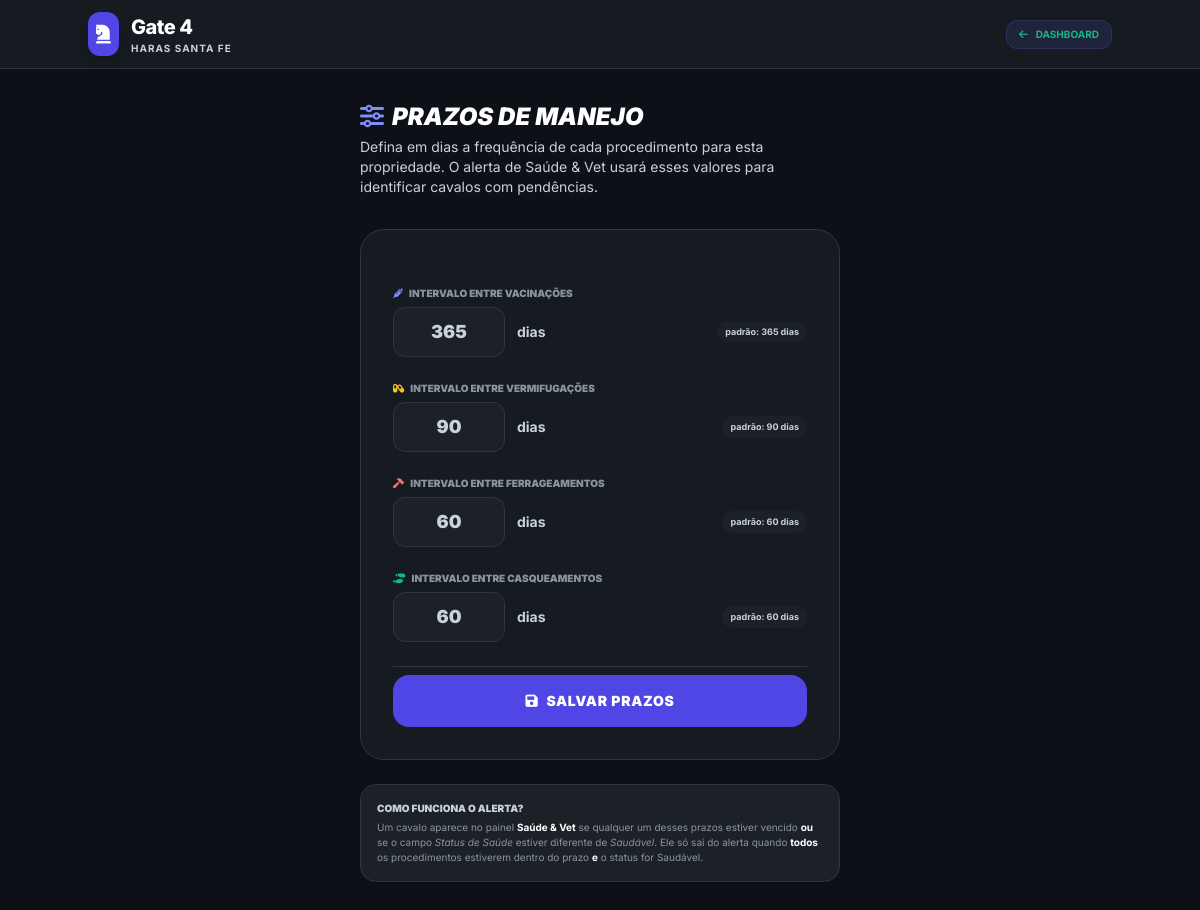
/config-prazos-manejo/ (signed in), run on an earlier commit of the app's database.
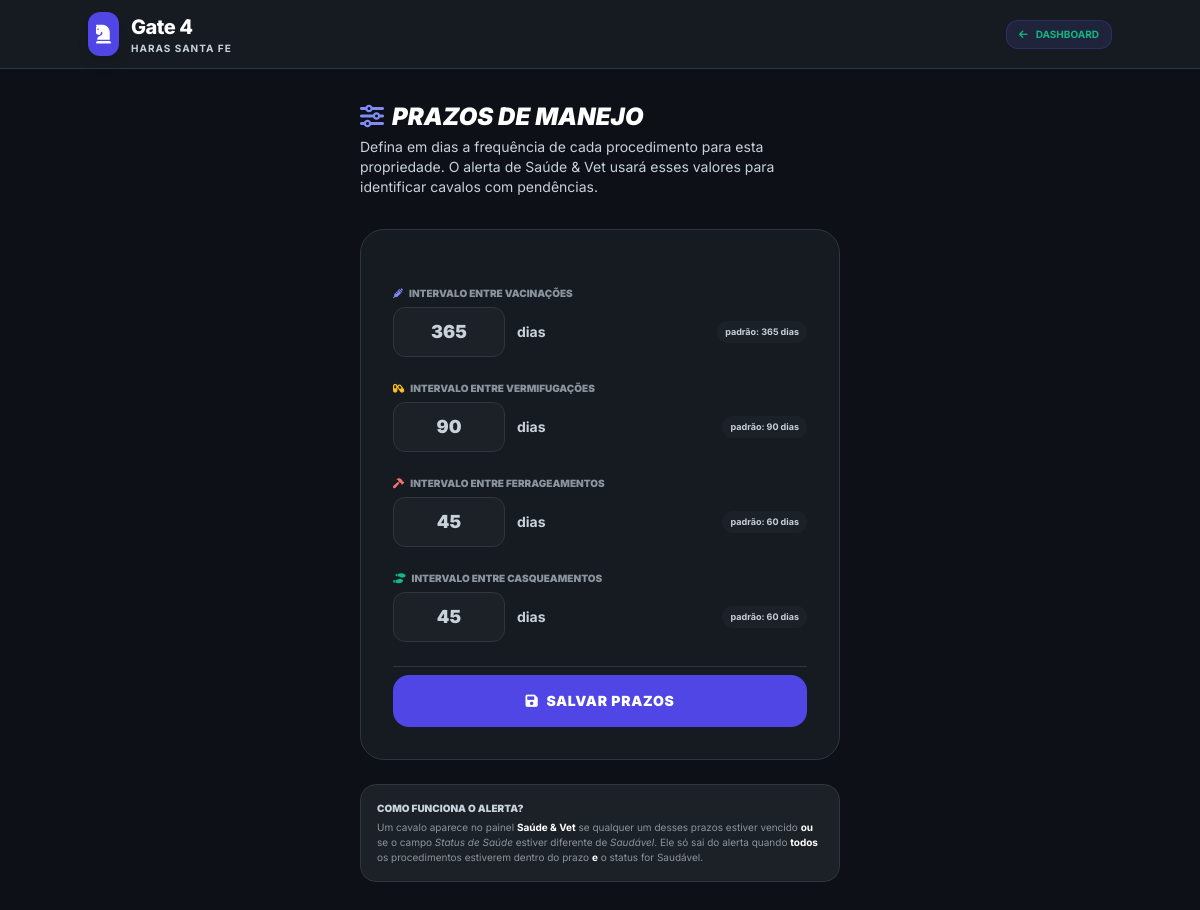
And on a later commit of the database.
### gateagora/models.py (models this page shows, shortened)
class ConfigPrazoManejo(models.Model):
    empresa             = models.OneToOneField(Empresa, on_delete=models.CASCADE, related_name='config_prazo_manejo')
    prazo_vacina        = models.PositiveIntegerField(default=365, help_text="Dias entre vacinações")
    prazo_vermifugo     = models.PositiveIntegerField(default=90,  help_text="Dias entre vermifugações")
    prazo_ferrageamento = models.PositiveIntegerField(default=60,  help_text="Dias entre ferrageamentos")
    prazo_casqueamento  = models.PositiveIntegerField(default=60,  help_text="Dias entre casqueamentos")
    class Meta:
        verbose_name        = "Configuração de Prazos de Manejo"
        verbose_name_plural = "Configurações de Prazos de Manejo"

### gateagora/views.py (the view, shortened to what this page needs)
# urls.py: path('config-prazos-manejo/',  views.config_prazos_manejo,  name='config_prazos_manejo'),
@login_required
def config_prazos_manejo(request):
    from .models import ConfigPrazoManejo
    empresa = request.empresa
    if not empresa and not request.user.is_superuser:
        return redirect('/admin/')
    cfg, _ = ConfigPrazoManejo.objects.get_or_create(empresa=request.empresa)
    context = {
        "brand_name": BRAND_NAME,
        "empresa":    empresa,
        "cfg":        cfg,
    }
    return render(request, "gateagora/config_prazos_manejo.html", context)

### gateagora/templates/gateagora/config_prazos_manejo.html (shortened to what the changed rows need)
{% load static %}
<!DOCTYPE html>
<html lang="pt-br">
<head>
  <script src="https://cdn.tailwindcss.com"></script>
  <link rel="stylesheet" href="https://cdnjs.cloudflare.com/ajax/libs/font-awesome/6.0.0/css/all.min.css"/>
  <link rel="stylesheet" href="{% static 'css/themes.css' %}">
</head>
<body>
<nav class="glass sticky top-0 z-50 px-6 py-3">
  <div class="container mx-auto flex justify-between items-center">
    <a href="{% url 'dashboard' %}" class="flex items-center gap-3 group">
      <div>
        <h1 class="text-xl font-extrabold tracking-tight" style="color:var(--text-strong)">Gate 4</h1>
      </div>
    </a>
  </div>
</nav>
<div class="container mx-auto px-4 py-8 max-w-lg">
  <div class="mb-8">
    <h2 class="text-2xl font-black uppercase italic" style="color:var(--text-strong)">
      <i class="fa-solid fa-sliders mr-2" style="color:var(--indigo-text)"></i>Prazos de Manejo
    </h2>
  </div>
  <form method="post" class="card p-8 space-y-6">
    {% with campos=forloop %}
    <div>
      <div class="flex items-center gap-3">
        <input type="number" name="prazo_vacina" value="{{ cfg.prazo_vacina }}" min="1" max="730" required
          class="w-28 rounded-xl px-3 py-2.5 text-lg font-black text-center"
          style="background-color:var(--card-alt);color:var(--text-main);border:1px solid var(--border);">
        <span class="text-sm font-bold" style="color:var(--text-muted)">dias</span>
        <span class="text-[9px] px-2 py-1 rounded-full font-bold ml-auto"
              style="background-color:var(--card-alt);color:var(--text-muted);">
          padrão: 365 dias
        </span>
      </div>
    </div>
    <div>
      <div class="flex items-center gap-3">
        <input type="number" name="prazo_vermifugo" value="{{ cfg.prazo_vermifugo }}" min="1" max="365" required
          class="w-28 rounded-xl px-3 py-2.5 text-lg font-black text-center"
          style="background-color:var(--card-alt);color:var(--text-main);border:1px solid var(--border);">
        <span class="text-sm font-bold" style="color:var(--text-muted)">dias</span>
        <span class="text-[9px] px-2 py-1 rounded-full font-bold ml-auto"
              style="background-color:var(--card-alt);color:var(--text-muted);">
          padrão: 90 dias
        </span>
      </div>
    </div>
    <div>
      <div class="flex items-center gap-3">
        <input type="number" name="prazo_ferrageamento" value="{{ cfg.prazo_ferrageamento }}" min="1" max="180" required
          class="w-28 rounded-xl px-3 py-2.5 text-lg font-black text-center"
          style="background-color:var(--card-alt);color:var(--text-main);border:1px solid var(--border);">
        <span class="text-sm font-bold" style="color:var(--text-muted)">dias</span>
        <span class="text-[9px] px-2 py-1 rounded-full font-bold ml-auto"
              style="background-color:var(--card-alt);color:var(--text-muted);">
          padrão: 60 dias
        </span>
      </div>
    </div>
    <div>
      <div class="flex items-center gap-3">
        <input type="number" name="prazo_casqueamento" value="{{ cfg.prazo_casqueamento }}" min="1" max="180" required
          class="w-28 rounded-xl px-3 py-2.5 text-lg font-black text-center"
          style="background-color:var(--card-alt);color:var(--text-main);border:1px solid var(--border);">
        <span class="text-sm font-bold" style="color:var(--text-muted)">dias</span>
        <span class="text-[9px] px-2 py-1 rounded-full font-bold ml-auto"
              style="background-color:var(--card-alt);color:var(--text-muted);">
          padrão: 60 dias
        </span>
      </div>
    </div>
    {% endwith %}
  </form>
</div>
</body>
</html>

What changed in the data, as far as the page shows it:
changed ConfigPrazoManejo: prazo_ferrageamento "60" → "45"; prazo_casqueamento "60" → "45"
